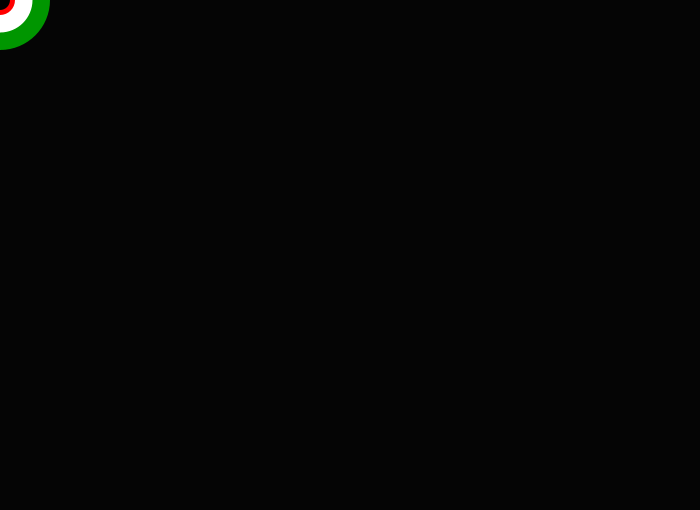
Frame 1 (no input)
Frame 60 (the mouse pressed at the canvas centre just before this capture): identical to frame 1, image omitted
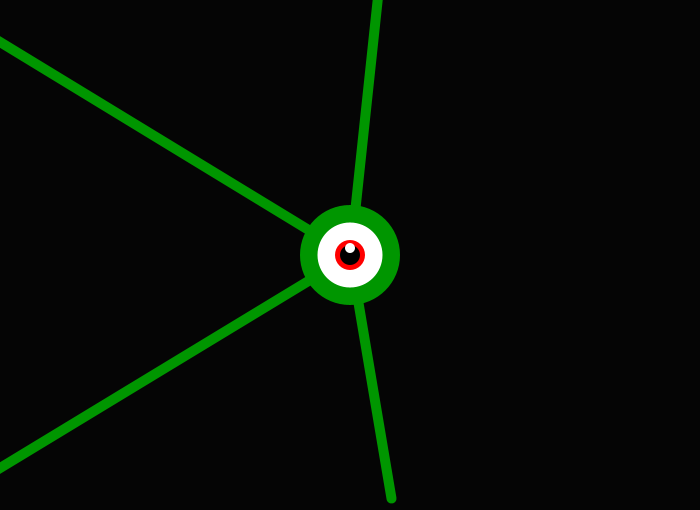
Frame 120 (the mouse held since frame 60 and released just before this capture)

The Processing sketch that drew these frames (run headless with seeded random() and noise(); from frame 60 on, the mouse is pressed at the canvas centre):

// Processing sketch: processing_163037
// ── processing_163037.pde

void setup() {
  size(700,255*2);
}

void draw () {
  background(5);
noCursor();
  drawMonster(mouseX,mouseY);
 
  
}

void drawMonster (float x, float y) {
if (mousePressed) {
  strokeWeight(10);
  stroke(0,150,0);
  line (x,y,x+random(300),y+random(300));
  line (x,y,-x+random(300),-y+random(300));
  line (x,y,x+random(300),-y+random(300));
  line (x,y,-x+random(300),y+random(300));
  }
  noStroke();
  fill(0,150,0);
  ellipse (x,y,100,100);
  fill(255);
  ellipse (x,y,65,65);
  fill(255,0,0);
  ellipse (x,y,30,30);
  fill(0);
  ellipse (x,y,20,20);
  fill(255);
  ellipse(x,y-7,10,10);
  }
  
